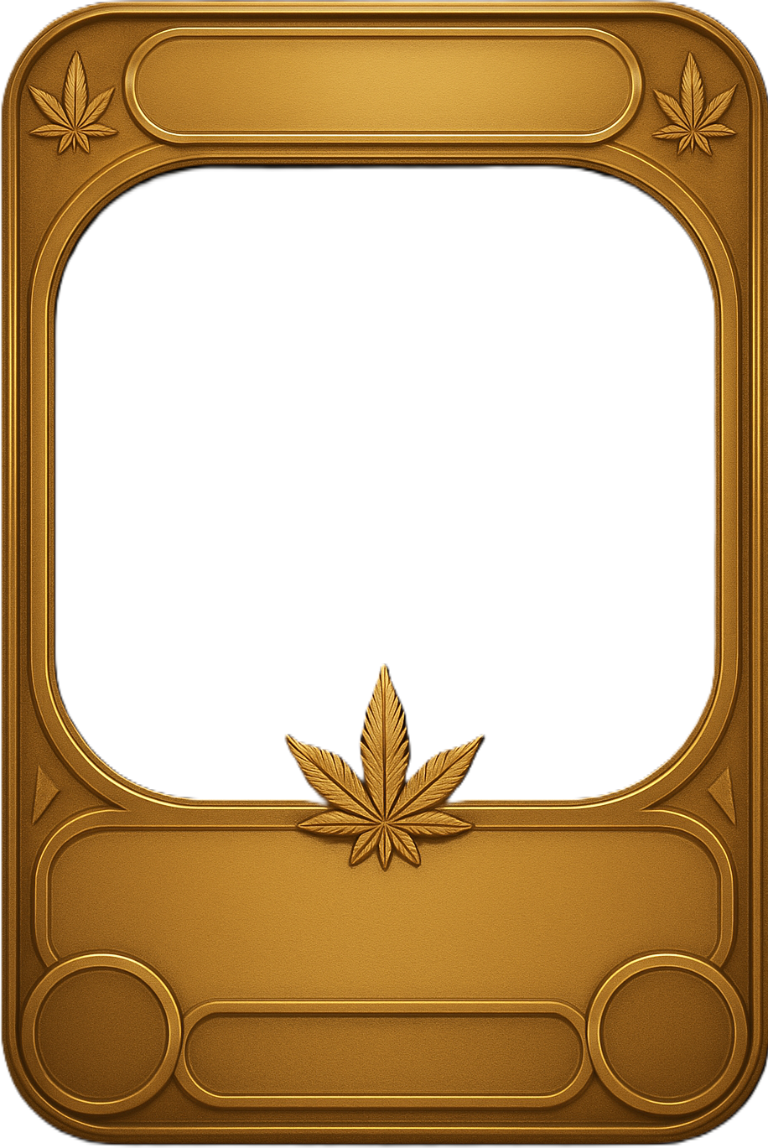
#> input picture tcg-chrome/frames/_src/thc-epic-gold.png, 768 x 1148 px
$ python prep-thc-frames.py
#> lines starting #> are read from the running program, lines starting #| are printed output that depends on the picture
"""Prepare the THC Labz Season 1 frames for the Codex card canvas.

The supplied art is fully opaque: the art window and the area outside the
rounded card are painted pure white rather than left transparent, so dropping it
straight onto a card would hide the sprite behind a white slab.

This keys out only the white that is *connected* to the art window and to the
outer corners (flood fill from seeds), which preserves the white specular
highlights on the gold bevel, then resizes to the 195x284 card canvas and
reports the resulting art window.

Run: python lab/tools/prep-thc-frames.py
"""
import collections
import json
import pathlib
import sys

from PIL import Image

ROOT = pathlib.Path(__file__).resolve().parents[2]
FRAMES = ROOT / "tcg-chrome" / "frames"
CARD_W, CARD_H = 195, 284
WHITE = 244  # every channel at or above this counts as "backing white"
SHADOW_MIN = 60  # neutral greys this bright are the frame's baked-in shadow

SOURCES = {
    "thc-epic-gold.png": "_src/thc-epic-gold.png",
    "thc-legendary-weed.png": "_src/thc-legendary-weed.png",
}


def key_white(img):
    """Recover the true alpha of the art window.

    The source was flattened onto white, so two things live in the window:
    pure white backing (should become fully transparent) and the neutral-grey
    shadow the frame's inner lip casts onto the card (should become *black at
    partial alpha*, not a pale grey band). Flood from the corners and the window
    centre through both, un-compositing the grey as it goes.
    """
    w, h = img.size
    px = img.load()

    def kind(x, y):
        r, g, b, _ = px[x, y]
        if r >= WHITE and g >= WHITE and b >= WHITE:
            return "white"
        # The frame art is strongly tinted (gold / green); only the baked-in
        # shadow is neutral, so a tight spread is a safe test.
        if max(r, g, b) - min(r, g, b) <= 14 and min(r, g, b) >= SHADOW_MIN:
            return "shadow"
        return None

    seeds = [(0, 0), (w - 1, 0), (0, h - 1), (w - 1, h - 1), (w // 2, h // 2)]
    seen = [[False] * w for _ in range(h)]
    dq = collections.deque()
    for sx, sy in seeds:
        if kind(sx, sy) and not seen[sy][sx]:
            seen[sy][sx] = True
            dq.append((sx, sy))

    cleared = shadows = 0
    while dq:
        x, y = dq.popleft()
        k = kind(x, y)
        if k == "shadow":
            r, g, b, _ = px[x, y]
            lum = (r + g + b) / 3
            # grey-on-white == black at (255 - lum) alpha
            px[x, y] = (0, 0, 0, max(0, min(255, int(round(255 - lum)))))
            shadows += 1
        else:
            px[x, y] = (255, 255, 255, 0)
            cleared += 1
        for dx, dy in ((1, 0), (-1, 0), (0, 1), (0, -1)):
            nx, ny = x + dx, y + dy
            if 0 <= nx < w and 0 <= ny < h and not seen[ny][nx] and kind(nx, ny):
                seen[ny][nx] = True
                dq.append((nx, ny))
    return cleared, shadows


def interior_blobs(img, min_px=60):
    """Transparent regions that do not touch the border — the real windows."""
    w, h = img.size
    a = img.getchannel("A").load()
    clear = [[a[x, y] < 24 for x in range(w)] for y in range(h)]

    outside = [[False] * w for _ in range(h)]
    dq = collections.deque()
    edge = [(x, y) for x in range(w) for y in (0, h - 1)]
    edge += [(x, y) for y in range(h) for x in (0, w - 1)]
    for x, y in edge:
        if clear[y][x] and not outside[y][x]:
            outside[y][x] = True
            dq.append((x, y))
    while dq:
        x, y = dq.popleft()
        for dx, dy in ((1, 0), (-1, 0), (0, 1), (0, -1)):
            nx, ny = x + dx, y + dy
            if 0 <= nx < w and 0 <= ny < h and clear[ny][nx] and not outside[ny][nx]:
                outside[ny][nx] = True
                dq.append((nx, ny))

    seen = [[False] * w for _ in range(h)]
    blobs = []
    for y in range(h):
        for x in range(w):
            if not clear[y][x] or outside[y][x] or seen[y][x]:
                continue
            q = collections.deque([(x, y)])
            seen[y][x] = True
            pts = []
            while q:
                cx, cy = q.popleft()
                pts.append((cx, cy))
                for dx, dy in ((1, 0), (-1, 0), (0, 1), (0, -1)):
                    nx, ny = cx + dx, cy + dy
                    if (0 <= nx < w and 0 <= ny < h and clear[ny][nx]
                            and not outside[ny][nx] and not seen[ny][nx]):
                        seen[ny][nx] = True
                        q.append((nx, ny))
            if len(pts) < min_px:
                continue
            xs = [p[0] for p in pts]
            ys = [p[1] for p in pts]
            blobs.append({"x": min(xs), "y": min(ys),
                          "w": max(xs) - min(xs) + 1, "h": max(ys) - min(ys) + 1,
                          "px": len(pts)})
    blobs.sort(key=lambda b: -b["px"])
    return blobs


def main():
    out = {}
    for dest, src_rel in SOURCES.items():
        src = FRAMES / src_rel
        if not src.exists():
            print(f"missing source {src} — keep the originals in tcg-chrome/frames/_src/")
            return 1
        img = Image.open(src).convert("RGBA")
#> img is the input picture: PIL image 768x1148 RGBA; mean R, G, B, A 198.3, 171.6, 135.1, 255
        cleared, shadows = key_white(img)
        card = img.resize((CARD_W, CARD_H), Image.LANCZOS)
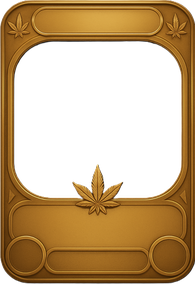
#> card: PIL image 195x284 RGBA; mean R, G, B, A 85.4, 58.2, 21.1, 139.3; transparent parts drawn white
        card.save(FRAMES / dest)
        blobs = interior_blobs(card)
        print(f"\n{dest}  {img.size} -> {CARD_W}x{CARD_H}  keyed {cleared} px, shadow recovered {shadows}")
#| thc-epic-gold.png  (768, 1148) -> 195x284  keyed 394656 px, shadow recovered 7830
        for b in blobs:
            print(f"   hole x={b['x']:<4} y={b['y']:<4} w={b['w']:<4} h={b['h']:<4} px={b['px']}")
#> this loop made 1 pass
#> b on pass 1: {'x': 15, 'y': 42, 'w': 166, 'h': 156, 'px': 23869}
#|    hole x=15   y=42   w=166  h=156  px=23869
        if blobs:
            a = blobs[0]
            out[dest] = {"x": a["x"], "y": a["y"], "w": a["w"], "h": a["h"]}
            print(f"   -> art {json.dumps(out[dest])}")
#|    -> art {"x": 15, "y": 42, "w": 166, "h": 156}
#> pass 2 of the loop in main, `for dest, src_rel in SOURCES.items():`:
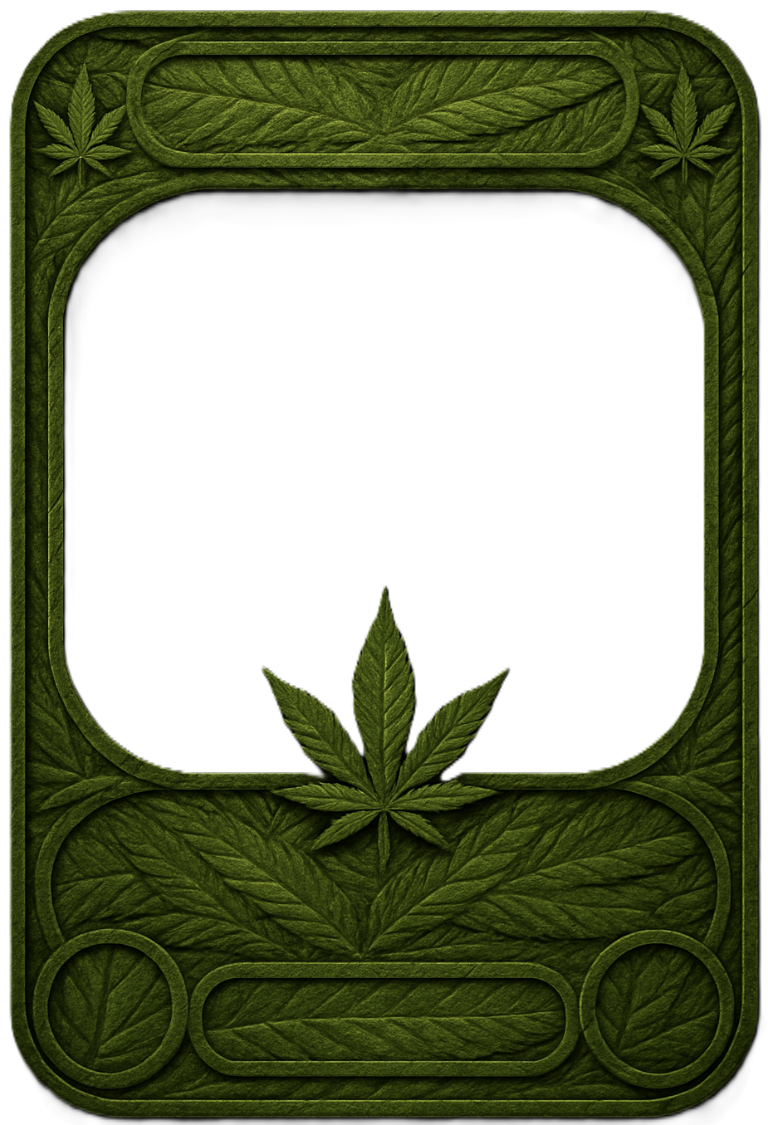
#> input picture tcg-chrome/frames/_src/thc-legendary-weed.png, 768 x 1125 px
#> in main, img is the input picture: PIL image 768x1125 RGBA; mean R, G, B, A 138.1, 143.9, 119.9, 255
#> in main, `card = img.resize((CARD_W, CARD_H), Image.LANCZOS)`:
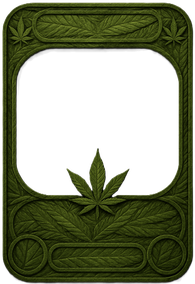
#> card: PIL image 195x284 RGBA; mean R, G, B, A 30.3, 36.3, 10.9, 143.3; transparent parts drawn white
#> the loop in interior_blobs (call 2), `for x, y in edge:` made 958 passes
#> (x, y) on passes 1 to 3: (0, 0), (0, 283), (1, 0)
#| thc-legendary-weed.png  (768, 1125) -> 195x284  keyed 361395 px, shadow recovered 22338
#> the loop in main, `for b in blobs:` made 1 pass
#> b on pass 1: {'x': 17, 'y': 50, 'w': 161, 'h': 147, 'px': 20984}
#> (printed output is left out)
#|    -> art {"x": 17, "y": 50, "w": 161, "h": 147}
    (pathlib.Path(__file__).parent / "thc-frame-windows.json").write_text(
        json.dumps(out, indent=1), encoding="utf8")
    print("\n-> lab/tools/thc-frame-windows.json")
    return 0


if __name__ == "__main__":
    sys.exit(main())
#> (the program exits here)
